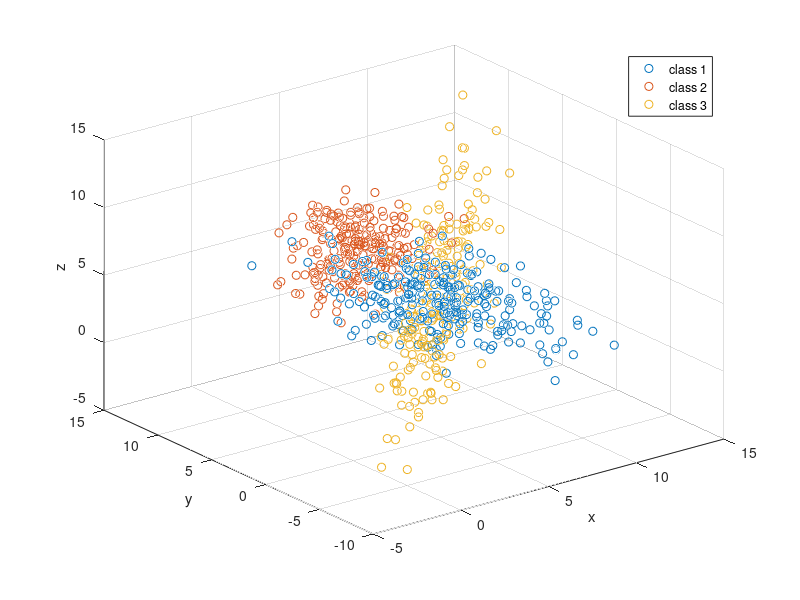

Here is the MATLAB script that generated this plot: (Note: this script raises an error after producing the figure.)
% First distribution
mu1 = [5 0 5];
sigma1 = [5 -4 -2; -4 4 0; -2 0 5];
samples1 = mvnrnd(mu1, sigma1, 250);

% Second distribution
mu2 = [4 6 7];
sigma2 = [3 0 0; 0 3 0; 0 0 3];
samples2 = mvnrnd(mu2, sigma2, 250);

% Third distribution
mu3 = [6 2 4];
sigma3 = [6 5 6; 5 6 7; 6 7 9];
samples3 = mvnrnd(mu3, sigma3, 250);

% Plotting the data generated
figure;
scatter3(samples1(:, 1), samples1(:, 2), samples1(:, 3));
hold on;
scatter3(samples2(:, 1), samples2(:, 2), samples2(:, 3));
hold on;
scatter3(samples3(:, 1), samples3(:, 2), samples3(:, 3));
xlabel('x'); ylabel('y'); zlabel('z');
legend('class 1', 'class 2', 'class 3');
hold off;

% Augmenting feature vector with 48 noisy dimensions
dimensions_augmented = 48;
samples1_augmented = p3_augment_with_noise(samples1, dimensions_augmented);
samples2_augmented = p3_augment_with_noise(samples2, dimensions_augmented);
samples3_augmented = p3_augment_with_noise(samples3, dimensions_augmented);

% Part (a)

% Computing data for first and second principal components
data = [samples1_augmented; samples2_augmented; samples3_augmented];
sigma = cov(data);
[U, ~, ~] = svd(sigma);
U_reduced = U(:, 1:2);
pca_data_projected = U_reduced'  * data'; pca_data_projected = pca_data_projected';

% Generating labels
num_labels = get_num_labels();
string_labels = get_string_labels();

figure, scatter(pca_data_projected(:, 1), pca_data_projected(:, 2), 0.0001);
text(pca_data_projected(1:250, 1), pca_data_projected(1:250, 2), '1', 'color', [0 0.4470 0.7410]);
text(pca_data_projected(251:500, 1), pca_data_projected(251:500, 2), '2', 'color', [0.8500 0.3250 0.0980]);
text(pca_data_projected(501:750, 1), pca_data_projected(501:750, 2), '3', 'color', [0.9290 0.6940 0.1250]);
xlabel('PC1'); ylabel('PC2');
axis;

% Part (b)
num_labels = num_labels';

[lda_data_projected, U, S] = tamu_lda(data, num_labels);

figure, scatter(lda_data_projected(:, 1), lda_data_projected(:, 2), 0.0001);
text(lda_data_projected(1:250, 1), lda_data_projected(1:250, 2), '1', 'color', [0 0.4470 0.7410]);
text(lda_data_projected(251:500, 1), lda_data_projected(251:500, 2), '2', 'color', [0.8500 0.3250 0.0980]);
text(lda_data_projected(501:750, 1), lda_data_projected(501:750, 2), '3', 'color', [0.9290 0.6940 0.1250]);
xlabel('PC1'); ylabel('PC2');
axis;